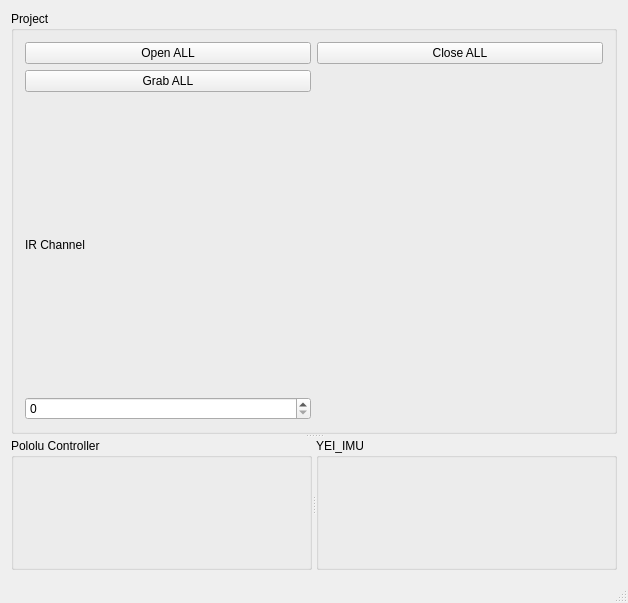
<?xml version="1.0" encoding="UTF-8"?>
<ui version="4.0">
 <class>MainWindow</class>
 <widget class="QMainWindow" name="MainWindow">
  <property name="geometry">
   <rect>
    <x>0</x>
    <y>0</y>
    <width>628</width>
    <height>603</height>
   </rect>
  </property>
  <property name="windowTitle">
   <string>OdroidSfM</string>
  </property>
  <widget class="QWidget" name="centralWidget">
   <property name="minimumSize">
    <size>
     <width>0</width>
     <height>0</height>
    </size>
   </property>
   <layout class="QGridLayout" name="gridLayout">
    <item row="0" column="0">
     <widget class="QSplitter" name="splitter_2">
      <property name="orientation">
       <enum>Qt::Vertical</enum>
      </property>
      <widget class="QGroupBox" name="groupBox_3">
       <property name="title">
        <string>Project</string>
       </property>
       <layout class="QGridLayout" name="gridLayout_2">
        <item row="2" column="1">
         <widget class="QPushButton" name="pushButton_graball">
          <property name="text">
           <string>Grab ALL</string>
          </property>
         </widget>
        </item>
        <item row="0" column="2">
         <widget class="QPushButton" name="pushButton_closeall">
          <property name="text">
           <string>Close ALL</string>
          </property>
         </widget>
        </item>
        <item row="0" column="1">
         <widget class="QPushButton" name="pushButton_openall">
          <property name="text">
           <string>Open ALL</string>
          </property>
         </widget>
        </item>
        <item row="3" column="1">
         <widget class="QLabel" name="label">
          <property name="text">
           <string>IR Channel</string>
          </property>
         </widget>
        </item>
        <item row="4" column="1">
         <widget class="QSpinBox" name="spinBox_indexChannel">
          <property name="maximum">
           <number>5</number>
          </property>
         </widget>
        </item>
       </layout>
      </widget>
      <widget class="QSplitter" name="splitter">
       <property name="orientation">
        <enum>Qt::Horizontal</enum>
       </property>
       <widget class="QGroupBox" name="groupBox">
        <property name="title">
         <string>Pololu Controller</string>
        </property>
        <layout class="QGridLayout" name="gridLayout_4">
         <item row="0" column="0">
          <widget class="PololuControllerWidget" name="myPololuController" native="true"/>
         </item>
        </layout>
       </widget>
       <widget class="QGroupBox" name="groupBox_2">
        <property name="title">
         <string>YEI_IMU</string>
        </property>
        <layout class="QGridLayout" name="gridLayout_5">
         <item row="0" column="0">
          <widget class="YEIWidget" name="myIMU" native="true"/>
         </item>
        </layout>
       </widget>
      </widget>
     </widget>
    </item>
   </layout>
  </widget>
  <widget class="QMenuBar" name="menuBar">
   <property name="geometry">
    <rect>
     <x>0</x>
     <y>0</y>
     <width>628</width>
     <height>25</height>
    </rect>
   </property>
  </widget>
  <widget class="QStatusBar" name="statusBar"/>
 </widget>
 <layoutdefault spacing="6" margin="11"/>
 <customwidgets>
  <customwidget>
   <class>PololuControllerWidget</class>
   <extends>QWidget</extends>
   <header>pololu_controller_widget.h</header>
   <container>1</container>
  </customwidget>
  <customwidget>
   <class>YEIWidget</class>
   <extends>QWidget</extends>
   <header>yei_widget.h</header>
   <container>1</container>
  </customwidget>
 </customwidgets>
 <resources/>
 <connections>
  <connection>
   <sender>pushButton_openall</sender>
   <signal>clicked()</signal>
   <receiver>MainWindow</receiver>
   <slot>OpenAllDevices()</slot>
   <hints>
    <hint type="sourcelabel">
     <x>98</x>
     <y>81</y>
    </hint>
    <hint type="destinationlabel">
     <x>138</x>
     <y>30</y>
    </hint>
   </hints>
  </connection>
  <connection>
   <sender>pushButton_closeall</sender>
   <signal>clicked()</signal>
   <receiver>MainWindow</receiver>
   <slot>CloseAllDevices()</slot>
   <hints>
    <hint type="sourcelabel">
     <x>370</x>
     <y>76</y>
    </hint>
    <hint type="destinationlabel">
     <x>387</x>
     <y>29</y>
    </hint>
   </hints>
  </connection>
  <connection>
   <sender>pushButton_graball</sender>
   <signal>clicked()</signal>
   <receiver>MainWindow</receiver>
   <slot>GrabAllDevices()</slot>
   <hints>
    <hint type="sourcelabel">
     <x>213</x>
     <y>103</y>
    </hint>
    <hint type="destinationlabel">
     <x>624</x>
     <y>115</y>
    </hint>
   </hints>
  </connection>
 </connections>
 <slots>
  <slot>OpenAllDevices()</slot>
  <slot>CloseAllDevices()</slot>
  <slot>GrabAllDevices()</slot>
 </slots>
</ui>
